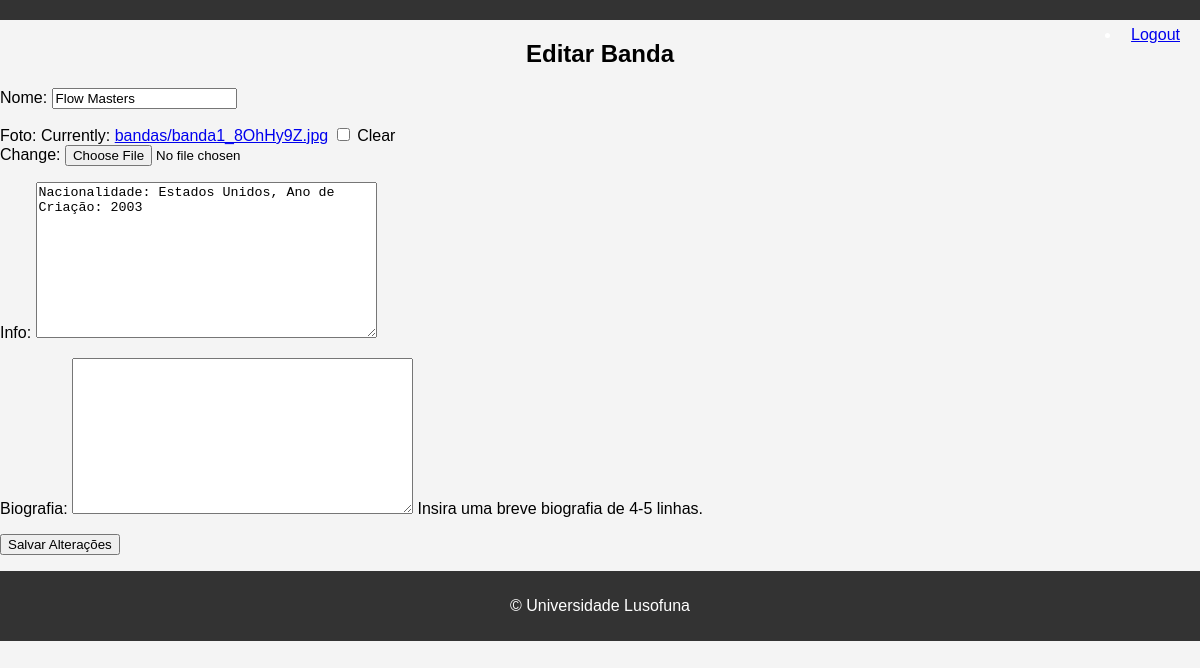
Page /bandas/banda/52/edita/ (signed in) on the committed database.
### bandas/models.py (models this page shows, shortened)
class Banda(models.Model):
    nome = models.CharField(max_length=100)
    foto = models.ImageField(upload_to='bandas/', null=True, blank=True)
    info = models.TextField()
    biografia = models.TextField(default='', null=True, blank=True)  # Novo campo

### bandas/views.py (the view)
# urls.py: path('banda/<int:banda_id>/edita/', views.edita_banda_view, name='edita_banda'),
@login_required
def edita_banda_view(request, banda_id):
    banda = get_object_or_404(Banda, id=banda_id)
    form = BandaForm(request.POST or None, request.FILES or None, instance=banda)
    if form.is_valid():
        form.save()
        return redirect('bandas:banda', banda_id=banda.id)
    context = {'form': form, 'banda': banda}
    return render(request, 'bandas/edita_banda.html', context)

### bandas/forms.py
class BandaForm(forms.ModelForm):
    class Meta:
        model = Banda
        fields = '__all__'
        help_texts = {
            'biografia': 'Insira uma breve biografia de 4-5 linhas.',
        }

### bandas/templates/bandas/edita_banda.html (shortened to what this page needs)
{% extends 'layout.html' %}
{% block content %}
<h2>Editar Banda</h2>
<form action="{% url 'bandas:edita_banda' banda.id %}" method="post" enctype="multipart/form-data">
    {{ form.as_p }}
    <button type="submit">Salvar Alterações</button>
</form>
{% endblock %}

### templates/layout.html (style rules this page uses)
body { font-family: Arial, sans-serif; margin: 0; padding: 0; background-color: #f4f4f4; }
h2 { text-align: center; }

### rows in the picture
Banda: nome "Flow Masters", info "Nacionalidade: Estados Unidos, Ano de Criação: 2003"
